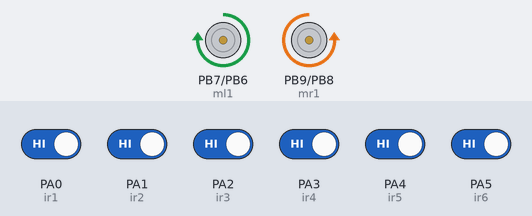
This sketch was run on a simulated STM32 Blue Pill. Shown: motor-driver pin pairs drawn as motors (green arrow = first pin HIGH = forward, orange = second pin HIGH = backward, longer = more drive). Inputs (shaded band) come from the test bench; at power-on: PA0 (ir1), PA1 (ir2), PA2 (ir3), PA3 (ir4), PA4 (ir5), PA5 (ir6) HIGH.

Above: at 1.2 s.
1.3 s: PA0 (ir1) driven LOW
At 2.3 s:
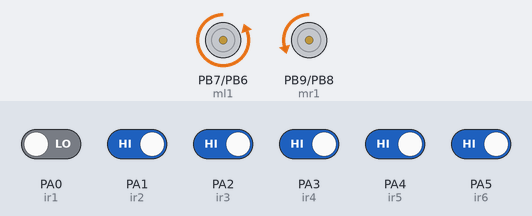
2.8 s: PA1 (ir2) driven LOW
At 3.4 s:
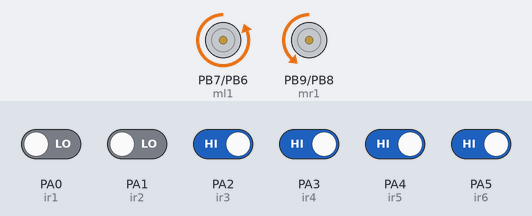
4.3 s: PA0 (ir1) driven HIGH
At 4.6 s:
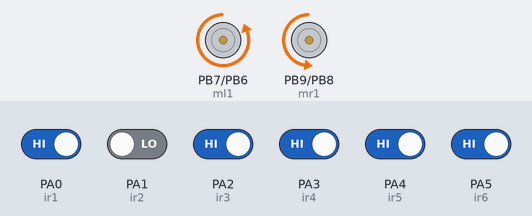
5.8 s: PA1 (ir2) driven HIGH
At 6.9 s:
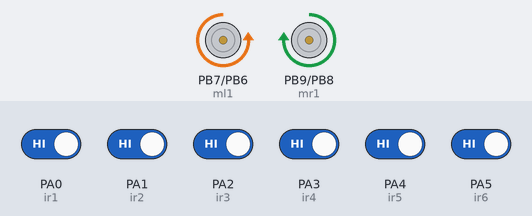
7.3 s: PA2 (ir3) driven LOW
At 8.1 s:
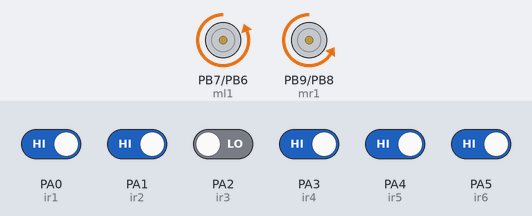
8.8 s: PA1 (ir2) driven LOW
At 9.2 s:
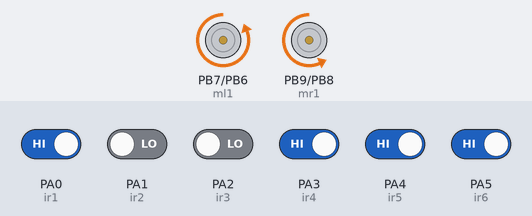
Timing chart, 0 to 11.3 s (numbered marks = the images above; inputs shaded):
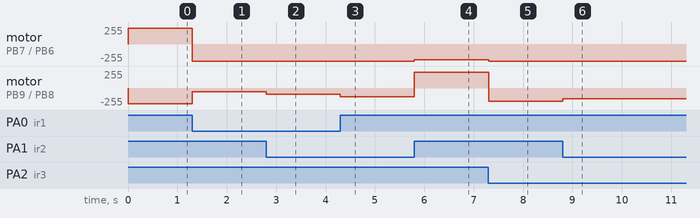

Measured:
- after the input at 1.3 s, motor on PB7 (ml1) / PB6 (ml2): forward 234/255 → backward 255/255 at once; motor on PB9 (mr1) / PB8 (mr2): backward 234/255 → backward 58/255 at once
- after the input at 2.8 s, motor on PB9 (mr1) / PB8 (mr2): backward 58/255 → backward 93/255 at once
- after the input at 4.3 s, motor on PB9 (mr1) / PB8 (mr2): backward 93/255 → backward 128/255 at once
- after the input at 5.8 s, motor on PB7 (ml1) / PB6 (ml2): backward 255/255 → backward 234/255 at once; motor on PB9 (mr1) / PB8 (mr2): backward 128/255 → forward 234/255 at once
- after the input at 7.3 s, motor on PB7 (ml1) / PB6 (ml2): backward 234/255 → backward 255/255 at once; motor on PB9 (mr1) / PB8 (mr2): forward 234/255 → backward 199/255 at once
- after the input at 8.8 s, motor on PB9 (mr1) / PB8 (mr2): backward 199/255 → backward 164/255 at once

The sketch:

line_follower.ino
```cpp
//--------IR pin-----------
#define ir1 PA0
#define ir2 PA1     //right
#define ir3 PA2
#define ir4 PA3
#define ir5 PA4     //left
#define ir6 PA5

//---------MOTOR PIN--------------
#define ml1 PB7
#define ml2 PB6
#define mr1 PB9
#define mr2 PB8

// Variables
int process_value = 0;
int previous_process_value = 0;

int P, D, I, previousError, error;
float Pvalue, Ivalue, Dvalue;
float Kp = 9000;
float Ki = 0;
float Kd = 5500;

uint8_t multiP = 0;
uint8_t multiI = 1;
uint8_t multiD = 0;

int lsp, rsp;
int base_speed = 60000;
int max_speed = 65535;


void setup() {
  pinMode(mr1, PWM);
  pinMode(mr2, PWM);
  pinMode(ml1, PWM);
  pinMode(ml2, PWM);

  pinMode(ir1, INPUT);
  pinMode(ir2, INPUT);
  pinMode(ir3, INPUT);
  pinMode(ir4, INPUT);
  pinMode(ir5, INPUT);
  pinMode(ir6, INPUT);

  Serial.begin(9600);

}

void loop() {

  int i1 = digitalRead(ir1);
  int i2 = digitalRead(ir2);
  int i3 = digitalRead(ir3);
  int i4 = digitalRead(ir4);
  int i5 = digitalRead(ir5);
  int i6 = digitalRead(ir6);


  if (!i1 && i2 && i3 && i4 && i5 && i6) process_value = 1;
  else if (!i1 && !i2 && i3 && i4 && i5 && i6) process_value = 2;
  else if (i1 && !i2 && i3 && i4 && i5 && i6) process_value = 3;
  else if (i1 && !i2 && !i3 && i4 && i5 && i6) process_value = 4;
  else if (i1 && i2 && !i3 && i4 && i5 && i6) process_value = 5;
  else if (i1 && i2 && !i3 && !i4 && i5 && i6) process_value = 6;
  else if (i1 && i2 && i3 && !i4 && i5 && i6) process_value = 7;
  else if (i1 && i2 && i3 && !i4 && !i5 && i6) process_value = 8;
  else if (i1 && i2 && i3 && i4 && !i5 && i6) process_value = 9;
  else if (i1 && i2 && i3 && i4 && !i5 && !i6) process_value = 10;
  else if (i1 && i2 && i3 && i4 && i5 && !i6) process_value = 11;
  else if (i1 && i2 && i3 && i4 && i5 && i6) process_value = 0;
  else if (!i1 && !i2 && !i3 && !i4 && !i5 && !i6) {
    motor_drive(0, 0);
    return;
  }
  else {
    process_value = previous_process_value;
  }

  if (process_value == 0) {
    if (previousError > 0) {
      motor_drive(60000, -60000);
    } else {
      motor_drive(-60000, 60000);
    }
    return;
  }

  // PID Control
  error = 6 - process_value;

  P = error;
  I = I + error;
  D = error - previousError;
  Pvalue = (Kp / pow(10, multiP)) * P;
  Ivalue = (Ki / pow(10, multiI)) * I;
  Dvalue = (Kd / pow(10, multiD)) * D;

  float PIDvalue = Pvalue + Ivalue + Dvalue;
  previousError = error;

  lsp = base_speed + PIDvalue;
  rsp = base_speed - PIDvalue;

  if (lsp > max_speed) lsp = max_speed;
  if (lsp < -max_speed) lsp = -max_speed;
  if (rsp > max_speed) rsp = max_speed;
  if (rsp < -max_speed) rsp = -max_speed;

  motor_drive(lsp, rsp);

  previous_process_value = process_value;
}

//---------------- Motor Drive ------------------
void motor_drive(float left, float right) {
  if (left > 0) {
    pwmWrite(ml2, left);
    pwmWrite(ml1, 0);
  }
  else {
    pwmWrite(ml2, 0);
    pwmWrite(ml1, -left);
  }
  if (right > 0) {
    pwmWrite(mr2, right);
    pwmWrite(mr1, 0);
  }
  else {
    pwmWrite(mr2, 0);
    pwmWrite(mr1, -right);
  }
}
```
